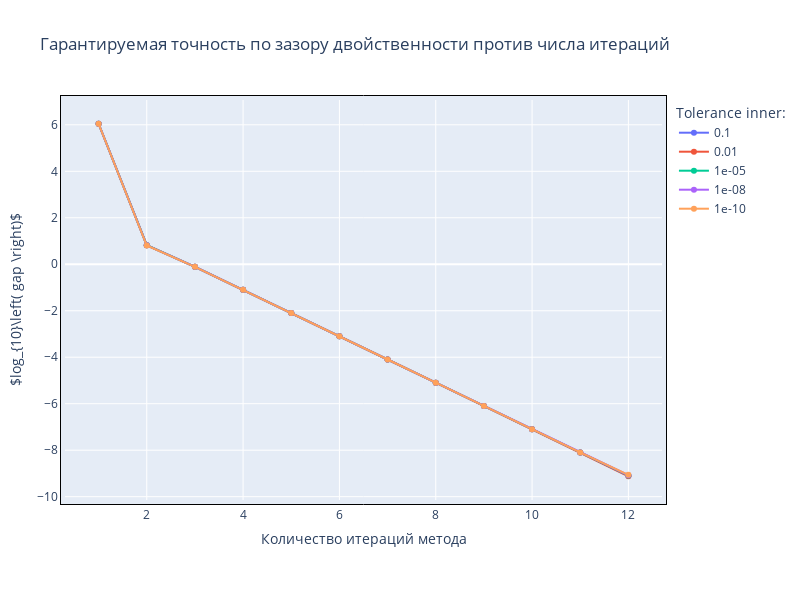

The notebook cell this image was saved under:
### Code cell
layout = go.Layout(
    autosize=False,
    width=800,
    height=600,
    xaxis=go.layout.XAxis(linecolor="black", linewidth=1, mirror=True),
    yaxis=go.layout.YAxis(linecolor="black", linewidth=1, mirror=True),
    margin=go.layout.Margin(l=50, r=50, b=100, t=100, pad=4),
    title = "Гарантируемая точность по зазору двойственности против числа итераций",
    xaxis_title="Количество итераций метода",
    yaxis_title=r'$log_{10}\left( gap \right)$'
)

fig = go.Figure(layout=layout)


def plot_line_1(fig, gap, sec, iters, gamma_i):
    fig.add_trace(go.Scatter(x=np.arange(1, iters+1), y=gap,
                            mode='lines+markers',
                            name=str(gamma_i),
                            showlegend=True))
    fig.update_layout(legend={"title":"Tolerance inner:"})


for gamma_i, dct in dict_eps.items():
    gap = np.array(dct['gap'])

    sec = np.array(dct['sec'])
    iters = dct['iters']
    plot_line_1(fig, np.log10(gap), sec, iters, gamma_i)
fig.show()

### Figure 1 — Plotly figure (JSON) as saved in the notebook; plotly's stock layout.template omitted (floating-point values rounded to 4 significant figures)
{"data": [{"mode": "lines+markers", "name": "0.1", "showlegend": true, "x": [1, 2, 3, 4, 5, 6, 7, 8, 9, 10, 11, 12], "y": [6.046, 0.8219, -0.1083, -1.098, -2.097, -3.097, -4.097, -5.097, -6.097, -7.097, -8.097, -9.099], "type": "scatter"}, {"mode": "lines+markers", "name": "0.01", "showlegend": true, "x": [1, 2, 3, 4, 5, 6, 7, 8, 9, 10, 11, 12], "y": [6.046, 0.8219, -0.1088, -1.098, -2.097, -3.097, -4.097, -5.097, -6.097, -7.097, -8.096, -9.121], "type": "scatter"}, {"mode": "lines+markers", "name": "1e-05", "showlegend": true, "x": [1, 2, 3, 4, 5, 6, 7, 8, 9, 10, 11, 12], "y": [6.046, 0.8219, -0.1089, -1.098, -2.097, -3.097, -4.097, -5.097, -6.097, -7.097, -8.098, -9.093], "type": "scatter"}, {"mode": "lines+markers", "name": "1e-08", "showlegend": true, "x": [1, 2, 3, 4, 5, 6, 7, 8, 9, 10, 11, 12], "y": [6.046, 0.8131, -0.1089, -1.098, -2.097, -3.097, -4.097, -5.097, -6.097, -7.097, -8.098, -9.077], "type": "scatter"}, {"mode": "lines+markers", "name": "1e-10", "showlegend": true, "x": [1, 2, 3, 4, 5, 6, 7, 8, 9, 10, 11, 12], "y": [6.046, 0.8068, -0.1089, -1.098, -2.097, -3.097, -4.097, -5.097, -6.097, -7.097, -8.097, -9.061], "type": "scatter"}], "layout": {"autosize": false, "height": 600, "margin": {"b": 100, "l": 50, "pad": 4, "r": 50, "t": 100}, "title": {"text": "Гарантируемая точность по зазору двойственности против числа итераций"}, "width": 800, "xaxis": {"linecolor": "black", "linewidth": 1, "mirror": true, "title": {"text": "Количество итераций метода"}}, "yaxis": {"linecolor": "black", "linewidth": 1, "mirror": true, "title": {"text": "$log_{10}\\left( gap \\right)$"}}, "legend": {"title": {"text": "Tolerance inner:"}}}}
